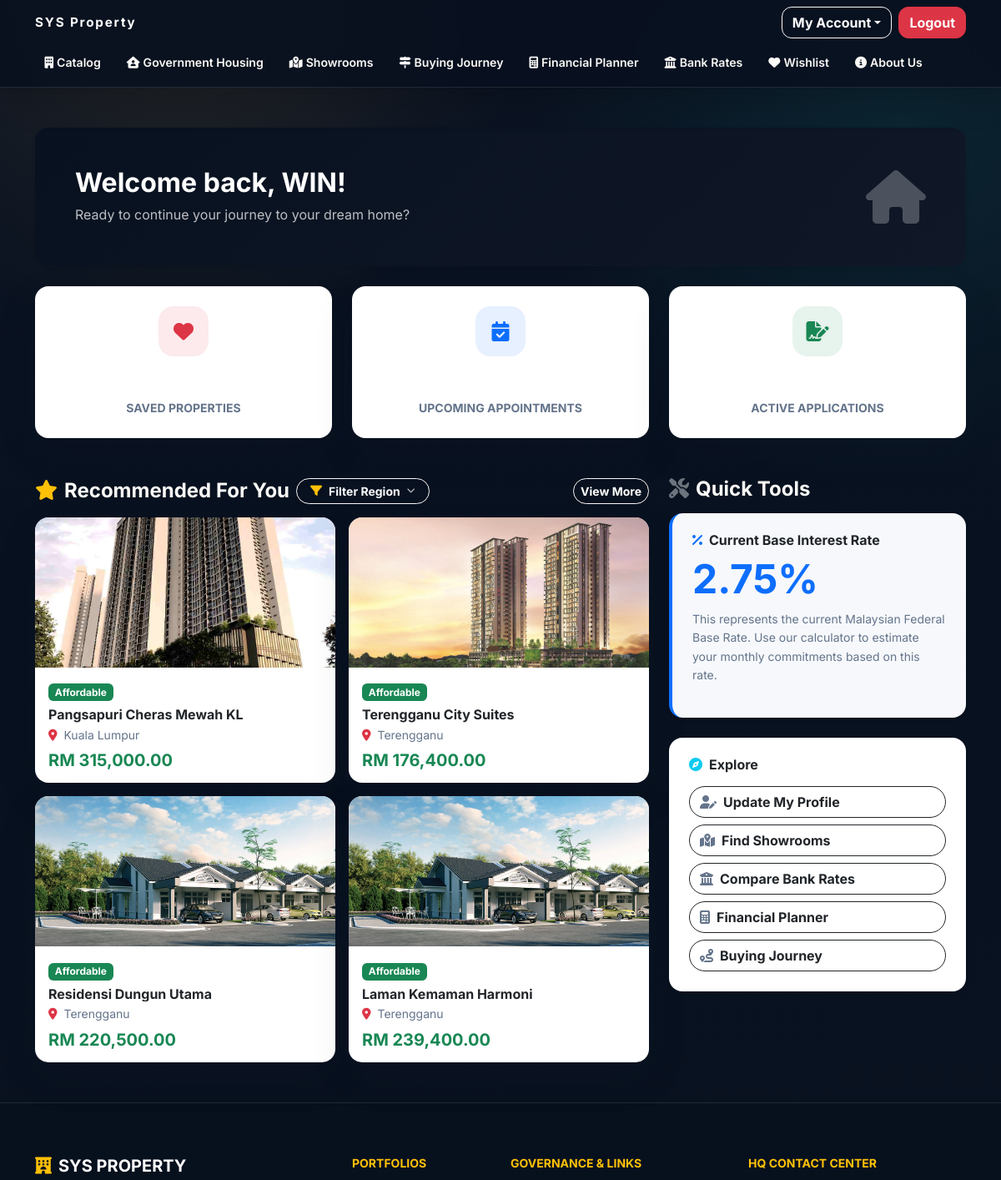
Before: /customer/dashboard.php (signed in, upper part) with the older database file.
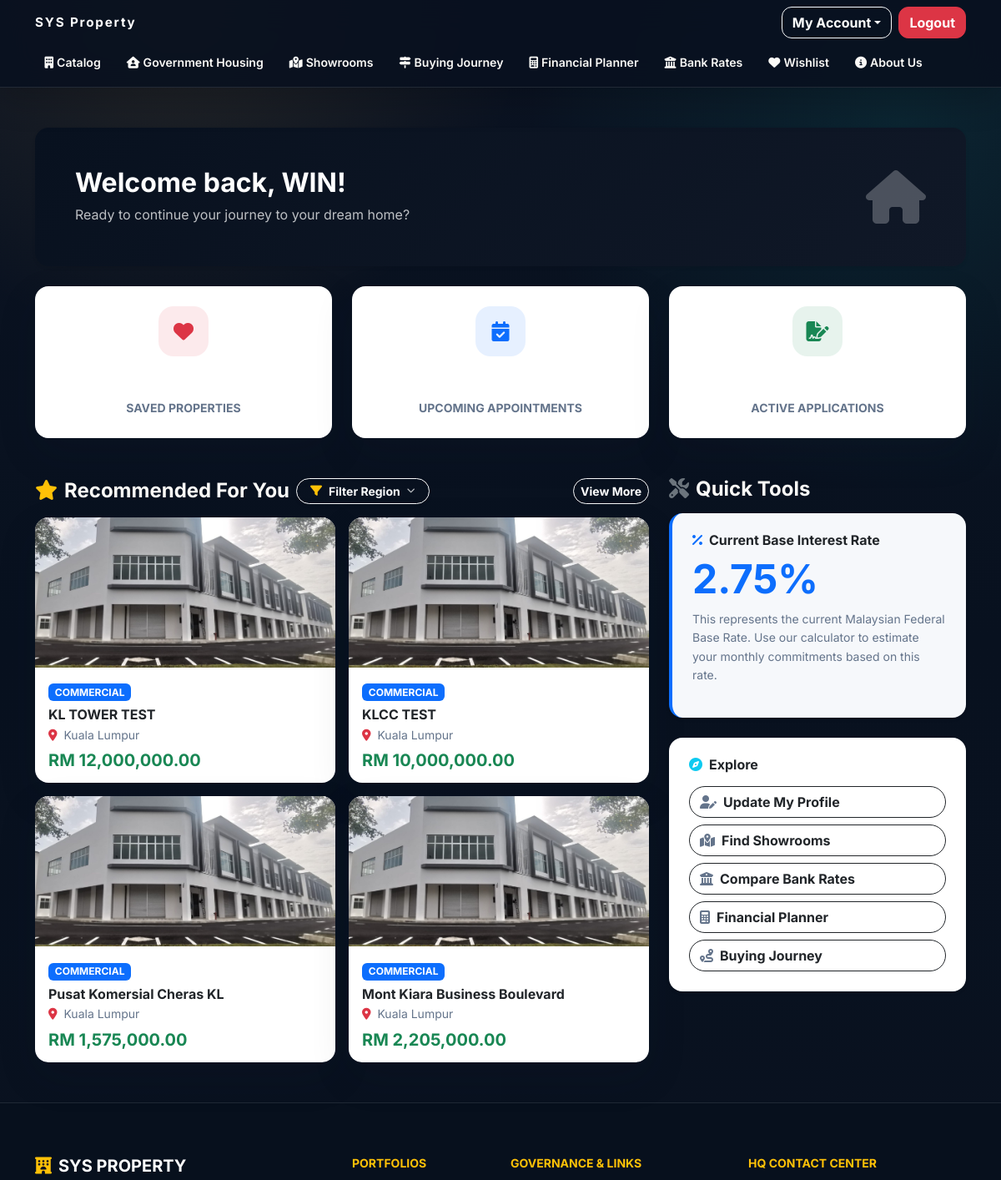
After: the same page with the newer database file.
### tables this page shows
CREATE TABLE `properties` (
  `property_id` int(11) NOT NULL,
  `property_code` varchar(20) NOT NULL,
  `project_name` varchar(255) NOT NULL,
  `state` varchar(100) NOT NULL,
  `property_type` enum('AFFORDABLE','TERRACE','BUNGALOW','COMMERCIAL','APARTMENT') NOT NULL,
  `price` decimal(12,2) NOT NULL,
  `total_units` int(11) NOT NULL,
  `built_up_sqft` int(11) NOT NULL,
  `income_limit_rm` decimal(10,2) DEFAULT NULL,
  `status` enum('ACTIVE','SOLD_OUT','ARCHIVED') NOT NULL DEFAULT 'ACTIVE',
  `image_filename` varchar(255) NOT NULL,
  `image_search_keyword` varchar(255) NOT NULL,
  `is_affordable` tinyint(1) NOT NULL DEFAULT 0
);

### includes/property_images.php (called while the page is built, shortened)
<?php
function property_catalog_image_path(array $property, string $url_prefix = '', string $filesystem_prefix = ''): string
{
    $base_url = $url_prefix . 'SYS Property Catalog/';
    $base_path = $filesystem_prefix . 'SYS Property Catalog/';
    $placeholder = $base_url . 'placeholder.jpg';
    $custom_image = trim((string)($property['image_filename'] ?? ''));
    if ($custom_image !== '') {
        $custom_image = ltrim(str_replace('\\', '/', $custom_image), '/');
    }
    $db_type = strtolower(trim((string)($property['property_type'] ?? '')));
    $raw_state = trim((string)($property['state'] ?? ''));
    $state_name = ucwords(strtolower($raw_state));
    $folder = 'Apartment/';
    if ($db_type === 'commercial') {
        $folder = 'Commercial/';
    } elseif ($db_type === 'terrace') {
        $folder = 'Terrace/';
    } elseif ($db_type === 'bungalow') {
        $folder = 'Bungalow/';
    }
    $file_name = ucfirst($db_type) . ' - ' . $state_name;
    foreach (['jpg', 'jpeg', 'png', 'webp'] as $ext) {
        $relative_path = $folder . $file_name . '.' . $ext;
        if (file_exists($base_path . $relative_path)) {
            return $base_url . $relative_path;
        }
    }
    return $placeholder;
}

### customer/dashboard.php (the view, shortened to what the changed rows need)
<?php
include '../includes/db_connect.php';
include_once '../includes/property_images.php';
$account_id = $_SESSION['account_id'];
$conn->query("ALTER TABLE appointments ADD COLUMN IF NOT EXISTS customer_deleted_at DATETIME DEFAULT NULL");
$cust_stmt = $conn->prepare("SELECT full_name, monthly_income FROM customers WHERE customer_id = ?");
$cust_stmt->bind_param("i", $account_id);
$cust_stmt->execute();
$customer = $cust_stmt->get_result()->fetch_assoc();
$monthly_income = (float)$customer['monthly_income'];
$first_name = explode(' ', trim($customer['full_name']))[0];
$rec_state = isset($_GET['rec_state']) ? trim($_GET['rec_state']) : '';
$rec_sql = "
    SELECT property_id, project_name, state, property_type, price, image_filename, is_affordable
    FROM properties
    WHERE status = 'ACTIVE'
    AND ((is_affordable = 1 AND income_limit_rm >= ?) OR (is_affordable = 0))
";
$rec_sql .= " ORDER BY (is_affordable = 1 AND income_limit_rm >= ?) DESC, property_id DESC LIMIT 4";
$rec_stmt = $conn->prepare($rec_sql);
if (!empty($rec_state)) {
    $rec_stmt->bind_param("dsd", $monthly_income, $rec_state, $monthly_income);
} else {
    $rec_stmt->bind_param("dd", $monthly_income, $monthly_income);
}
$rec_stmt->execute();
$recommendations = $rec_stmt->get_result();
include '../includes/header.php';
?>
<div class="container my-5">
    <div class="card border-0 rounded-4 shadow-sm mb-4" style="background: linear-gradient(135deg, var(--luxury-bg), var(--luxury-ink)); color: white;">
        <div class="card-body p-4 p-md-5 d-flex justify-content-between align-items-center">
            <div>
                <h2 class="fw-bold mb-2">Welcome back, <?php echo htmlspecialchars($first_name); ?>!</h2>
            </div>
        </div>
    </div>
    <div class="row g-4">
        <div class="col-lg-8">
            <div class="row g-3">
                <?php if ($recommendations->num_rows > 0): ?>
                    <?php while ($prop = $recommendations->fetch_assoc()): ?>
                        <?php
                        $img_path = property_catalog_image_path($prop, '../', '../');
                        ?>
                        <div class="col-md-6">
                            <div class="card border-0 shadow-sm rounded-4 h-100 hover-card overflow-hidden">
                                <img src="<?php echo $img_path; ?>" class="card-img-top" onerror="this.src='https://images.unsplash.com/photo-1600596542815-ffad4c1539a9?w=500&h=300&fit=crop'" alt="<?php echo htmlspecialchars($prop['project_name']); ?>" style="height: 180px; object-fit: cover;">
                                <div class="card-body p-3">
                                    <span class="badge <?php echo $prop['is_affordable'] ? 'bg-success' : 'bg-primary'; ?> mb-2">
                                        <?php echo $prop['is_affordable'] ? 'Affordable' : htmlspecialchars($prop['property_type']); ?>
                                    </span>
                                    <h6 class="fw-bold text-dark text-truncate mb-1"><?php echo htmlspecialchars($prop['project_name']); ?></h6>
                                    <p class="text-muted small mb-2"><i class="fas fa-map-marker-alt text-danger me-1"></i> <?php echo htmlspecialchars($prop['state']); ?></p>
                                    <h5 class="text-success fw-bold m-0">RM <?php echo number_format($prop['price'], 2); ?></h5>
                                </div>
                            </div>
                        </div>
                    <?php endwhile; ?>
                <?php endif; ?>
            </div>
        </div>
    </div>
</div>
<?php include '../includes/footer.php'; ?>

Changed rows visible on the page:
no longer on this page (row edited): properties: property_type+state (picture), is_affordable "Affordable", project_name "Pangsapuri Cheras Mewah KL", state "Kuala Lumpur", price "315,000.00"
no longer on this page (row unchanged): properties: property_type+state (picture), is_affordable "Affordable", project_name "Terengganu City Suites", state "Terengganu", price "176,400.00"
no longer on this page (row unchanged): properties: property_type+state (picture), is_affordable "Affordable", project_name "Residensi Dungun Utama", state "Terengganu", price "220,500.00"
no longer on this page (row unchanged): properties: property_type+state (picture), is_affordable "Affordable", project_name "Laman Kemaman Harmoni", state "Terengganu", price "239,400.00"
added properties: property_type+state (picture), property_type "COMMERCIAL", project_name "KL TOWER TEST", state "Kuala Lumpur", price "12,000,000.00", is_affordable 0 (drawn)
added properties: property_type+state (picture), property_type "COMMERCIAL", project_name "KLCC TEST", state "Kuala Lumpur", price "10,000,000.00", is_affordable 0 (drawn)
now on this page (row unchanged): properties: property_type+state (picture), property_type "COMMERCIAL", project_name "Pusat Komersial Cheras KL", state "Kuala Lumpur", price "1,575,000.00", is_affordable 0 (drawn)
now on this page (row unchanged): properties: property_type+state (picture), property_type "COMMERCIAL", project_name "Mont Kiara Business Boulevard", state "Kuala Lumpur", price "2,205,000.00", is_affordable 0 (drawn)
